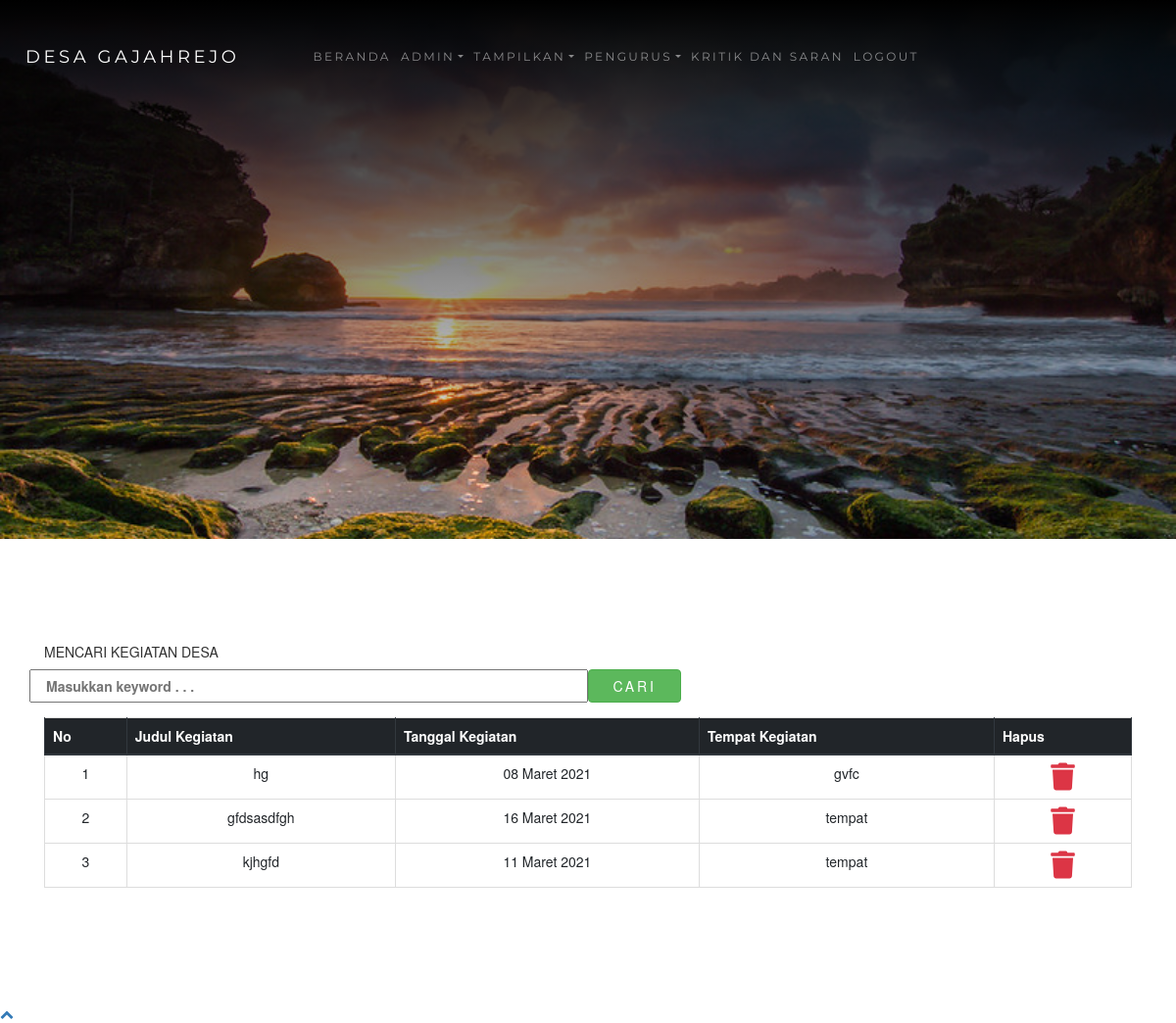
/admin.php?halaman=kegiatan1 (signed in), run on the app's committed database.
### tables this page shows
CREATE TABLE `kegiatan` (
  `id` int(10) NOT NULL,
  `judul` varchar(200) NOT NULL,
  `tanggal` date NOT NULL,
  `tempat` varchar(300) NOT NULL,
  `isi` varchar(5000) NOT NULL,
  `gambar` varchar(300) NOT NULL
);

### functions.php (called while the page is built, shortened)
<?php
$conn = mysqli_connect("localhost", "root", "", "ta_web");
function query($query)
{
    global $conn;
    $result = mysqli_query($conn, $query);
    $rows = [];
    while ($row = mysqli_fetch_assoc($result)) {
        $rows[] = $row;
    }
    return $rows;
}
function tgl_indo($tanggal)
{
    $bulan = array(
        1 =>   'Januari',
        'Februari',
        'Maret',
        'April',
        'Mei',
        'Juni',
        'Juli',
        'Agustus',
        'September',
        'Oktober',
        'November',
        'Desember'
    );
    $pecahkan = explode('-', $tanggal);
    return $pecahkan[2] . ' ' . $bulan[(int) $pecahkan[1]] . ' ' . $pecahkan[0];
}

### tampil_kegiatan.php (the view, shortened to what this page needs)
<?php
require 'functions.php';
$artikel = query("SELECT * FROM kegiatan ORDER BY id DESC");
?>
<!DOCTYPE html>
<html lang="en">
<head>
</head>
<body>
    <div class="inner-page">
        <div class="slider-item" style="background-image: url('images/bg_admin.jpg');">
            <div class="container">
                <div class="row slider-text align-items-center justify-content-center">
                </div>
            </div>
        </div>
    </div>
    <section class="section blog">
        <div class="container">
            <form action="" method="post">
                <div class="form-group row font-weight-bold text-uppercase">
                    <h5 class="col-sm-12">Mencari Kegiatan Desa</h5>
                    <input type="text" class="col-sm-6" placeholder="Masukkan keyword . . ." name="keyword" id="keyword" autocomplete="off">
                    <button type="submit" class="col-sm-1 btn btn-success" name="cari">Cari</button>
                </div>
            </form>
            <table class="table table-bordered text-center">
                <thead class="thead-dark">
                    <tr class="text-center">
                        <th>No</th>
                        <th>Judul Kegiatan</th>
                        <th>Tanggal Kegiatan</th>
                        <th>Tempat Kegiatan</th>
                        <th>Hapus</th>
                    </tr>
                </thead>
                <?php $i = 1; ?>
                <tbody>
                    <?php foreach ($artikel as $row) : ?>
                        <tr>
                            <td><?= $i; ?></td>
                            <td><?= $row["judul"] ?></td>
                            <td><?= tgl_indo($row["tanggal"]); ?></td>
                            <td><?= $row["tempat"]; ?></td>
                            <td><a href="hapus.php?id=<?= $row["id"]; ?>&hapus=kegiatan1" onclick="return confirm('Mau dihapus ?')"><i class="fas fa-trash text-danger fa-2x"></i></a></td>
                        </tr>
                        <?php $i++; ?>
                    <?php endforeach; ?>
                </tbody>
            </table>
        </div>
    </section>
</body>
</html>

### data on the page
kegiatan: judul "hg", tanggal "08 Maret 2021", tempat "gvfc"
kegiatan: judul "gfdsasdfgh", tanggal "16 Maret 2021", tempat "tempat"
kegiatan: judul "kjhgfd", tanggal "11 Maret 2021", tempat "tempat"
